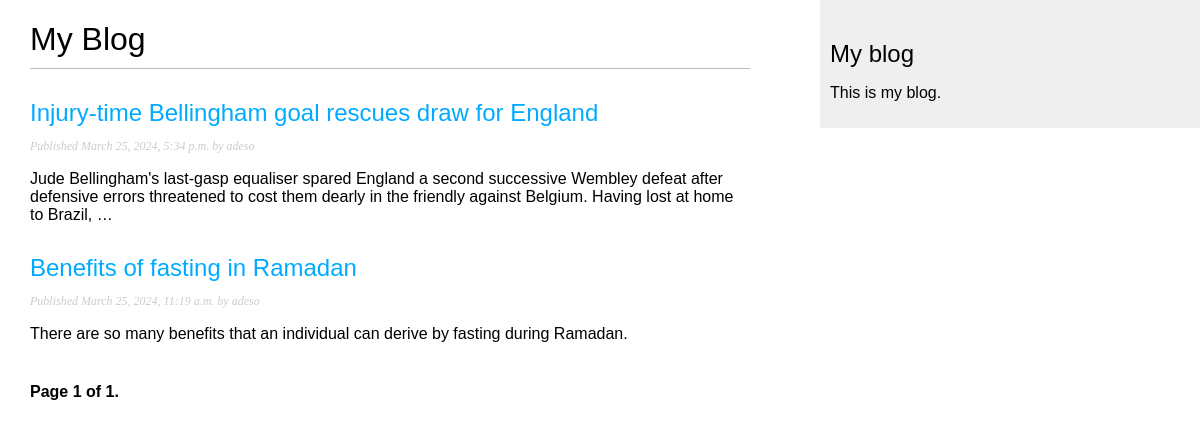
The page /blog/ on the database as committed earlier.
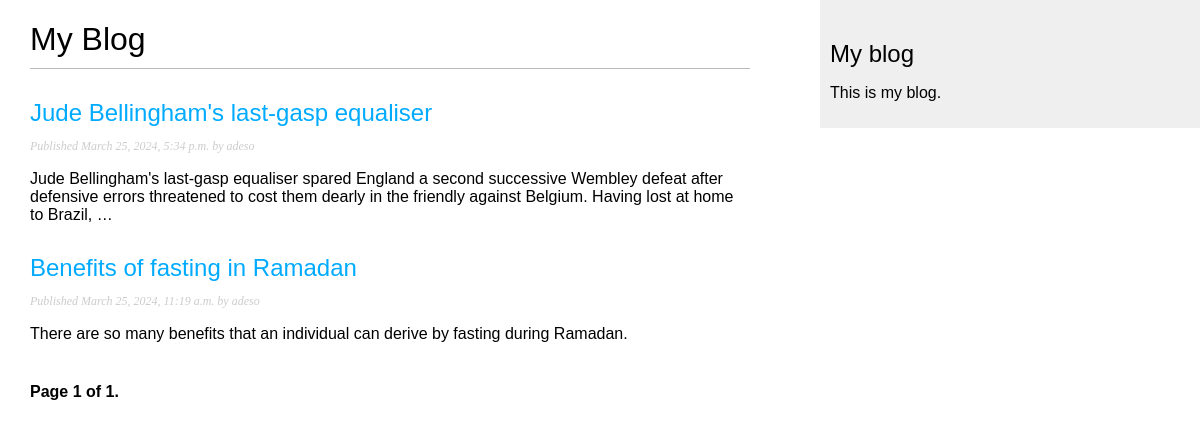
The same page on the database as committed later.
### blog/models.py (models this page shows, shortened)
class Post(models.Model):
    class Status(models.TextChoices):
        DRAFT = 'DF', 'Draft'
        PUBLISHED = 'PB', 'Published'
    title = models.CharField(max_length=250)
    slug = models.SlugField(max_length=250, unique_for_date='publish')
    body = models.TextField()
    author = models.ForeignKey(User,
                               on_delete=models.CASCADE,
                               related_name='blog_posts')
    publish = models.DateTimeField(default=timezone.now)
    created = models.DateTimeField(auto_now_add=True)
    updated = models.DateTimeField(auto_now=True)
    status = models.CharField(max_length=2,
                              choices=Status.choices,
                              default=Status.DRAFT)
    objects = models.Manager()  # The default manager.
    published = PublishedManager()  # Our custom manager.
    class Meta:
        ordering = ['-publish']
        indexes = [
            models.Index(fields=['-publish']),
        ]
    def get_absolute_url(self):
        return reverse('blog:post_detail',
                       args=[self.publish.year,
                             self.publish.month,
                             self.publish.day,
                             self.slug])

### blog/views.py (the view)
# urls.py: path('', views.post_list, name='post_list'),
def post_list(request):
    post_list = Post.published.all()
    paginator = Paginator(post_list, 3)
    page_number = request.GET.get('page', 1)
    posts = paginator.page(page_number)
    return render(request,
                 'blog/post/list.html',
                 {'posts': posts})

### blog/models.py (called while the page is built)
    def get_queryset(self):
        return super().get_queryset().filter(status=Post.Status.PUBLISHED)

### blog/templates/blog/post/list.html (shortened to what this page needs)
{% extends "blog/base.html" %}
{% block content %}
  <h1>My Blog</h1>
  {% for post in posts %}
    <h2>
      <a href="{{ post.get_absolute_url }}">
        {{ post.title }}
      </a>
    </h2>
    <p class="date">
      Published {{ post.publish }} by {{ post.author }}
    </p>
    {{ post.body|truncatewords:30|linebreaks }}
  {% endfor %}
  {% include "pagination.html" with page=posts %}
{% endblock %}

Rows that differ between the two databases and show on the page:
changed Post: title "Injury-time Bellingham goal rescues draw for England" → "Jude Bellingham's last-gasp equaliser"
